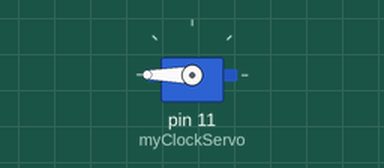
The sketch below on a simulated Arduino Uno, built with avr-gcc and run on an emulated ATmega328P. Parts: servo.

Above: at 0.1 s.
At 9.1 s:
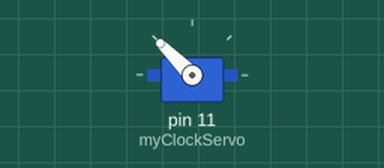
At 19.1 s:
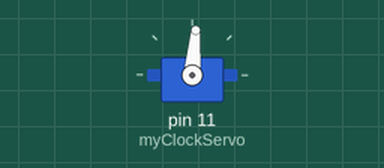
At 39.1 s:
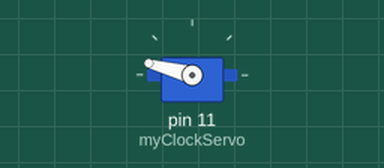
Timing chart, 0 to 40.0 s (numbered marks = the images above):
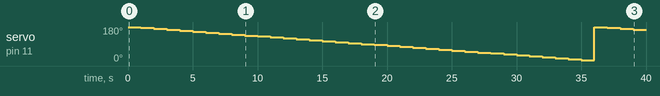

Measured:
- by itself, servo on pin 11 (myClockServo): 180° → 175° at 1.0 s, → 170° 1.0 s later, → 165° 1.0 s later, → 160° 1.0 s later, … (39 changes in this stretch)

The sketch:

clock.ino
```cpp
// Clock
// by Lini Mestar

#include <Servo.h>

Servo myClockServo;
int SecPos = 0;

void setup()
{
  myClockServo.attach(11);
}

void loop()
{
   for(SecPos = 180; SecPos >= 1; SecPos -=5){
    myClockServo.write(SecPos);
    delay(1000);
  }
}
```
